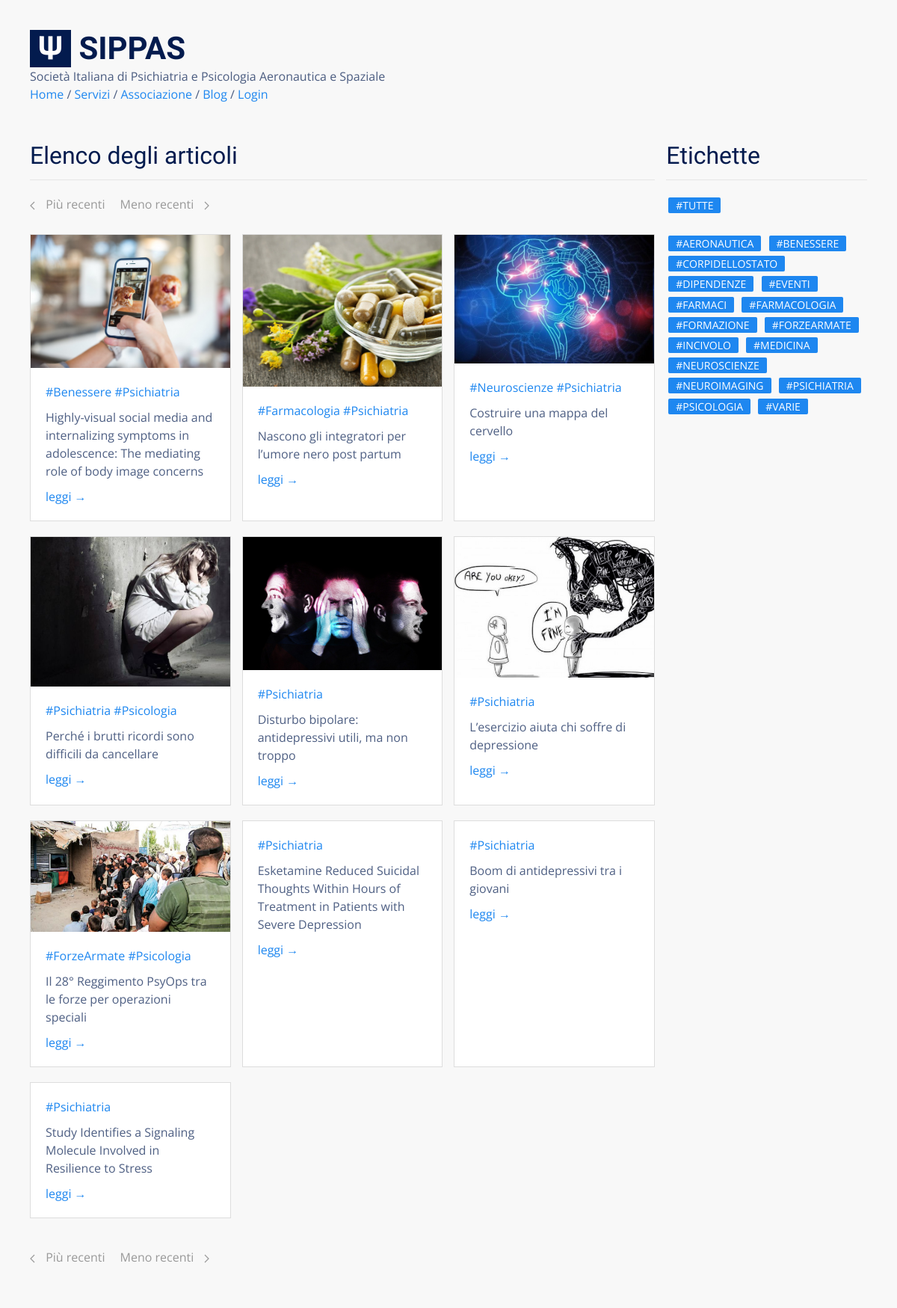
Screenshot of /blog/ with the database file from the repository.
### tables this page shows
CREATE TABLE "posts" (
  "id" integer NOT NULL PRIMARY KEY AUTOINCREMENT,
  "title" text,
  "body" TEXT,
  "teaser" text,
  "tags" TEXT,
  "is_sticky" integer,
  "author_id" text,
  "created_at" TEXT,
  "updated_at" text,
  "published_at" TEXT
);

### flaskApp/blueprints/blog/routes.py (the view)
@bp_blog.route("/")
@cache.cached()
def posts():
  posts = query_db('SELECT * FROM posts ORDER BY id DESC LIMIT {}'.format(BLOG_PAGE_SIZE))
  return render_template(
    "blog/posts.html",
    posts=posts,
    tags=TAGS,
    pagination="blog/posts_pagination.html"
  )

### flaskApp/db/sqlite.py (called while the page is built)
def get_db():
  if "db" not in g:
    g.db = sqlite3.connect(
      db_path,
      detect_types = sqlite3.PARSE_DECLTYPES,
      isolation_level = "DEFERRED"
    )
    g.db.cursor().execute("PRAGMA journal_mode=WAL")
    g.db.row_factory = sqlite3.Row
  return g.db

def query_db(query, args=(), one = False):
  with closing(get_db().cursor().execute(query, args)) as cur:
    rv = cur.fetchall()
    return (rv[0] if rv else None) if one else rv

### flaskApp/blueprints/blog/templates/blog/posts.html
{% extends 'base.html' %}
{% block content %}
<div class="uk-section">
  <div class="uk-container">
    <div class="uk-grid uk-grid-small">
      <div class="uk-width-3-4@s">
        <h2 class="uk-heading-divider">Elenco degli articoli</h2>
        {% if posts %}
          <div class="uk-margin">
            {% include pagination %}
          </div>
          {% include 'blog/posts_list.html' %}
        {% else %}
          <div class="uk-margin">
            Nessun articolo trovato.
          </div>
        {% endif %}
      </div>
      <div class="uk-width-expand">
        <div>
          <h2 class="uk-heading-divider">Etichette</h2>
          {% include 'blog/tags_list.html' %}
        </div>
      </div>
    </div>
    {% if posts %}
      <div class="uk-margin">
        {% include pagination %}
      </div>
    {% endif %}
  </div>
</div>
{% endblock %}

### flaskApp/blueprints/blog/templates/blog/posts_list.html
<div class="uk-grid uk-grid-match uk-grid-small">
{% for p in posts %}
  <div class="uk-width-1-2@s uk-width-1-3@l uk-margin-bottom">
    <div class="uk-card uk-card-default uk-card-small uk-margin">
      {% if p.teaser %}
        <div class="uk-card-media-top">
          <img src="{{ url_for('static', filename='blog/' + p.id | string + '/' + p.teaser) }}" />
        </div>
      {% endif %}
      <div class="uk-card-body ">
          {% for tag in p.tags.split(' ') %} <a href="{{ url_for('blog.posts_tagged', tag=tag) }}">{{ tag }}</a> {% endfor %}<br>
          <p class="uk-margin-small">{{ p.title }}</p>
          <a href="{{ url_for('blog.view_post', id=p.id) }}">leggi &rarr;</a>
      </div>
    </div>
  </div>
{% endfor %}
</div>

### flaskApp/templates/base.html (style rules this page uses)
html { font-family: 'Open Sans', sans-serif; font-size: 16px; font-weight: normal; line-height: 1.5; background: #f8f8f8; color: rgba(3,27,78,0.7) !important; }
h1, .uk-h1, h2, .uk-h2, h3, .uk-h3, h4, .uk-h4, h5, .uk-h5, h6, .uk-h6 { font-family: 'Yanone Kaffeesatz', sans-serif; margin: 0 0 20px 0; font-weight: normal; color: #031b4e; text-transform: none; }
.uk-section { padding: 0px; padding-top: 30px; }
.uk-card-default { color: rgba(3,27,78,0.7) !important; box-shadow: none; border: 1px solid #ddd; }

### rows the page displays
posts: id+teaser (picture), tag "#Benessere" "#Psichiatria", title "Highly-visual social media and internalizing symptoms in adolescence: The mediating role of body image concerns"
posts: id+teaser (picture), tag "#Farmacologia" "#Psichiatria", title "Nascono gli integratori per l’umore nero post partum"
posts: id+teaser (picture), tag "#Neuroscienze" "#Psichiatria", title "Costruire una mappa del cervello"
posts: id+teaser (picture), tag "#Psichiatria" "#Psicologia", title "Perché i brutti ricordi sono difficili da cancellare"
posts: id+teaser (picture), tags "#Psichiatria", title "Disturbo bipolare: antidepressivi utili, ma non troppo"
posts: id+teaser (picture), tags "#Psichiatria", title "L’esercizio aiuta chi soffre di depressione"
posts: id+teaser (picture), tag "#ForzeArmate" "#Psicologia", title "Il 28° Reggimento PsyOps tra le forze per operazioni speciali"
posts: tags "#Psichiatria", title "Esketamine Reduced Suicidal Thoughts Within Hours of Treatment in Patients with Severe Depression"
posts: tags "#Psichiatria", title "Boom di antidepressivi tra i giovani"
posts: tags "#Psichiatria", title "Study Identifies a Signaling Molecule Involved in Resilience to Stress"

### other values shown
{{ t }} "#AERONAUTICA" "#BENESSERE" "#CORPIDELLOSTATO" "#DIPENDENZE" "#EVENTI" "#FARMACI" "#FARMACOLOGIA" "#FORMAZIONE" "#FORZEARMATE" "#INCIVOLO" "#MEDICINA" "#NEUROSCIENZE" "#NEUROIMAGING" "#PSICHIATRIA" "#PSICOLOGIA" "#VARIE"
